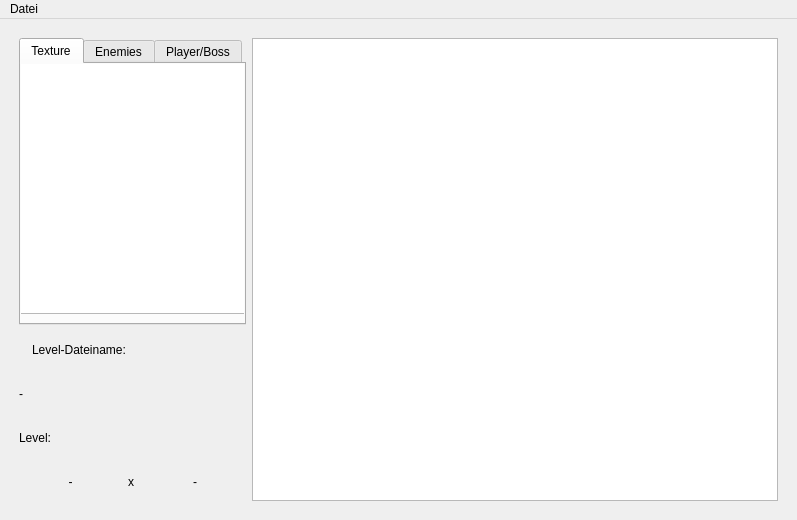
<?xml version="1.0" encoding="UTF-8"?>
<ui version="4.0">
 <class>MainWindow</class>
 <widget class="QMainWindow" name="MainWindow">
  <property name="geometry">
   <rect>
    <x>0</x>
    <y>0</y>
    <width>797</width>
    <height>520</height>
   </rect>
  </property>
  <property name="sizePolicy">
   <sizepolicy hsizetype="Maximum" vsizetype="Maximum">
    <horstretch>0</horstretch>
    <verstretch>0</verstretch>
   </sizepolicy>
  </property>
  <property name="maximumSize">
   <size>
    <width>16777215</width>
    <height>16777215</height>
   </size>
  </property>
  <property name="windowTitle">
   <string>MainWindow</string>
  </property>
  <widget class="QWidget" name="centralwidget">
   <property name="sizePolicy">
    <sizepolicy hsizetype="Maximum" vsizetype="Maximum">
     <horstretch>0</horstretch>
     <verstretch>0</verstretch>
    </sizepolicy>
   </property>
   <layout class="QGridLayout" name="gridLayout">
    <item row="0" column="0">
     <layout class="QHBoxLayout" name="horizontalLayout">
      <property name="sizeConstraint">
       <enum>QLayout::SetMaximumSize</enum>
      </property>
      <property name="leftMargin">
       <number>10</number>
      </property>
      <property name="topMargin">
       <number>10</number>
      </property>
      <property name="rightMargin">
       <number>10</number>
      </property>
      <property name="bottomMargin">
       <number>10</number>
      </property>
      <item>
       <layout class="QVBoxLayout" name="verticalLayout_2">
        <item>
         <widget class="QTabWidget" name="tabWidget">
          <property name="sizePolicy">
           <sizepolicy hsizetype="Minimum" vsizetype="Fixed">
            <horstretch>0</horstretch>
            <verstretch>0</verstretch>
           </sizepolicy>
          </property>
          <property name="minimumSize">
           <size>
            <width>227</width>
            <height>287</height>
           </size>
          </property>
          <property name="maximumSize">
           <size>
            <width>227</width>
            <height>16777215</height>
           </size>
          </property>
          <property name="currentIndex">
           <number>0</number>
          </property>
          <widget class="QWidget" name="tab">
           <attribute name="title">
            <string>Texture</string>
           </attribute>
           <widget class="QGraphicsView" name="TextureView">
            <property name="enabled">
             <bool>true</bool>
            </property>
            <property name="geometry">
             <rect>
              <x>-1</x>
              <y>-1</y>
              <width>225</width>
              <height>251</height>
             </rect>
            </property>
            <property name="sizePolicy">
             <sizepolicy hsizetype="Minimum" vsizetype="Expanding">
              <horstretch>0</horstretch>
              <verstretch>0</verstretch>
             </sizepolicy>
            </property>
            <property name="maximumSize">
             <size>
              <width>225</width>
              <height>251</height>
             </size>
            </property>
           </widget>
          </widget>
          <widget class="QWidget" name="tab_2">
           <attribute name="title">
            <string>Enemies</string>
           </attribute>
           <widget class="QGraphicsView" name="EnemieView">
            <property name="geometry">
             <rect>
              <x>-1</x>
              <y>-1</y>
              <width>225</width>
              <height>251</height>
             </rect>
            </property>
            <property name="maximumSize">
             <size>
              <width>225</width>
              <height>251</height>
             </size>
            </property>
           </widget>
          </widget>
          <widget class="QWidget" name="tab_3">
           <attribute name="title">
            <string>Player/Boss</string>
           </attribute>
           <widget class="QGraphicsView" name="PlayerView">
            <property name="geometry">
             <rect>
              <x>-1</x>
              <y>-1</y>
              <width>225</width>
              <height>251</height>
             </rect>
            </property>
            <property name="maximumSize">
             <size>
              <width>225</width>
              <height>251</height>
             </size>
            </property>
           </widget>
          </widget>
         </widget>
        </item>
        <item>
         <layout class="QHBoxLayout" name="horizontalLayout_3">
          <item>
           <widget class="QLabel" name="bitmap">
            <property name="sizePolicy">
             <sizepolicy hsizetype="Minimum" vsizetype="Preferred">
              <horstretch>0</horstretch>
              <verstretch>0</verstretch>
             </sizepolicy>
            </property>
            <property name="minimumSize">
             <size>
              <width>0</width>
              <height>0</height>
             </size>
            </property>
            <property name="maximumSize">
             <size>
              <width>200</width>
              <height>16777215</height>
             </size>
            </property>
            <property name="text">
             <string>Level-Dateiname:</string>
            </property>
           </widget>
          </item>
         </layout>
        </item>
        <item>
         <widget class="QLabel" name="bitmap_path">
          <property name="text">
           <string>-</string>
          </property>
         </widget>
        </item>
        <item>
         <widget class="QLabel" name="level">
          <property name="text">
           <string>Level:</string>
          </property>
         </widget>
        </item>
        <item>
         <layout class="QHBoxLayout" name="horizontalLayout_2">
          <item>
           <widget class="QLabel" name="level_width">
            <property name="text">
             <string>-</string>
            </property>
            <property name="alignment">
             <set>Qt::AlignCenter</set>
            </property>
           </widget>
          </item>
          <item>
           <widget class="QLabel" name="lvl_x">
            <property name="maximumSize">
             <size>
              <width>10</width>
              <height>16777215</height>
             </size>
            </property>
            <property name="text">
             <string>x</string>
            </property>
           </widget>
          </item>
          <item>
           <widget class="QLabel" name="level_height">
            <property name="text">
             <string>-</string>
            </property>
            <property name="alignment">
             <set>Qt::AlignCenter</set>
            </property>
           </widget>
          </item>
         </layout>
        </item>
       </layout>
      </item>
      <item>
       <layout class="QVBoxLayout" name="verticalLayout">
        <property name="sizeConstraint">
         <enum>QLayout::SetMaximumSize</enum>
        </property>
        <item>
         <widget class="QGraphicsView" name="MainView"/>
        </item>
       </layout>
      </item>
     </layout>
    </item>
   </layout>
  </widget>
  <widget class="QMenuBar" name="menubar">
   <property name="geometry">
    <rect>
     <x>0</x>
     <y>0</y>
     <width>797</width>
     <height>22</height>
    </rect>
   </property>
   <widget class="QMenu" name="menuDatei">
    <property name="title">
     <string>Datei</string>
    </property>
    <widget class="QMenu" name="menuZuletzt_geoeffnet">
     <property name="title">
      <string>Zuletzt geöffnet</string>
     </property>
    </widget>
    <addaction name="actionNeu"/>
    <addaction name="action_oeffnen"/>
    <addaction name="menuZuletzt_geoeffnet"/>
    <addaction name="actionSpeichern"/>
    <addaction name="actionSpeichern_unter"/>
   </widget>
   <addaction name="menuDatei"/>
  </widget>
  <action name="action_oeffnen">
   <property name="text">
    <string>Öffnen</string>
   </property>
  </action>
  <action name="actionSpeichern">
   <property name="text">
    <string>Speichern</string>
   </property>
  </action>
  <action name="actionSpeichern_unter">
   <property name="text">
    <string>Speichern unter</string>
   </property>
  </action>
  <action name="actionNeu">
   <property name="text">
    <string>Neu</string>
   </property>
  </action>
  <action name="actionSasfsa">
   <property name="text">
    <string>sasfsa</string>
   </property>
  </action>
 </widget>
 <resources/>
 <connections/>
</ui>
